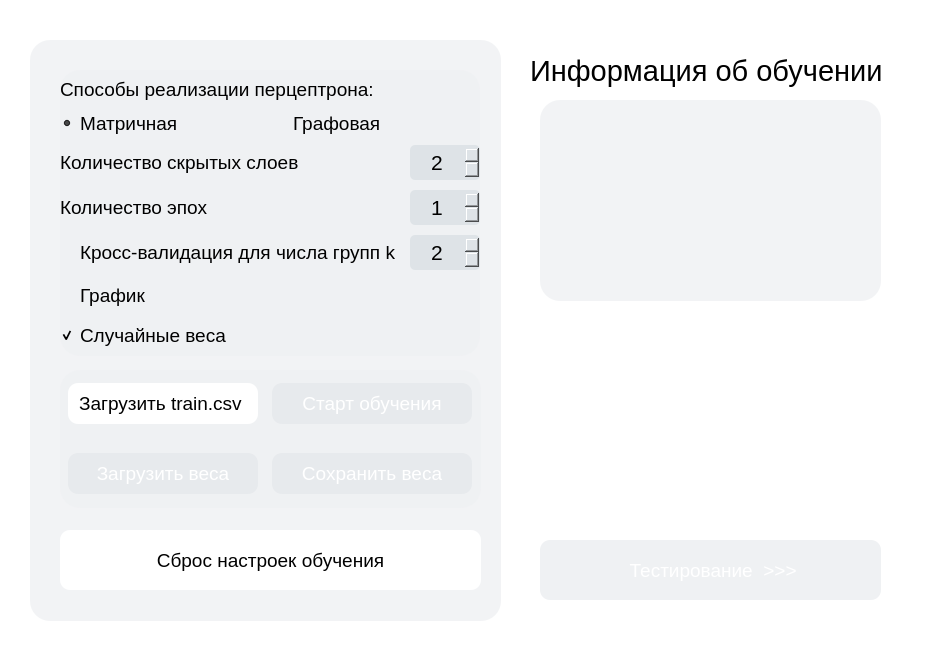
<?xml version="1.0" encoding="UTF-8"?>
<ui version="4.0">
 <class>LearningView</class>
 <widget class="QMainWindow" name="LearningView">
  <property name="enabled">
   <bool>true</bool>
  </property>
  <property name="geometry">
   <rect>
    <x>0</x>
    <y>0</y>
    <width>932</width>
    <height>664</height>
   </rect>
  </property>
  <property name="windowTitle">
   <string>MLP</string>
  </property>
  <property name="styleSheet">
   <string notr="true">background-color: white;</string>
  </property>
  <widget class="QWidget" name="centralwidget">
   <widget class="QWidget" name="widget_2" native="true">
    <property name="geometry">
     <rect>
      <x>30</x>
      <y>40</y>
      <width>471</width>
      <height>581</height>
     </rect>
    </property>
    <property name="styleSheet">
     <string notr="true">border-radius: 20px;
color: black;
background-color: rgba(239, 240, 242, 0.8);
/*background-color: rgba(221, 222, 222, 0.2);*/</string>
    </property>
    <widget class="QWidget" name="gridLayoutWidget">
     <property name="geometry">
      <rect>
       <x>30</x>
       <y>30</y>
       <width>420</width>
       <height>286</height>
      </rect>
     </property>
     <layout class="QGridLayout" name="gridLayout">
      <property name="sizeConstraint">
       <enum>QLayout::SetDefaultConstraint</enum>
      </property>
      <item row="1" column="1">
       <widget class="QSpinBox" name="hiddenLayers">
        <property name="enabled">
         <bool>true</bool>
        </property>
        <property name="minimumSize">
         <size>
          <width>70</width>
          <height>35</height>
         </size>
        </property>
        <property name="maximumSize">
         <size>
          <width>70</width>
          <height>35</height>
         </size>
        </property>
        <property name="font">
         <font>
          <pointsize>16</pointsize>
         </font>
        </property>
        <property name="styleSheet">
         <string notr="true">background-color: rgb(222, 227, 231);
border-radius: 5px;</string>
        </property>
        <property name="alignment">
         <set>Qt::AlignCenter</set>
        </property>
        <property name="minimum">
         <number>2</number>
        </property>
        <property name="maximum">
         <number>5</number>
        </property>
       </widget>
      </item>
      <item row="1" column="0">
       <widget class="QLabel" name="label_2">
        <property name="minimumSize">
         <size>
          <width>31</width>
          <height>31</height>
         </size>
        </property>
        <property name="maximumSize">
         <size>
          <width>16777215</width>
          <height>50</height>
         </size>
        </property>
        <property name="font">
         <font>
          <pointsize>14</pointsize>
         </font>
        </property>
        <property name="styleSheet">
         <string notr="true">background-color: transparent;</string>
        </property>
        <property name="text">
         <string>Количество скрытых слоев</string>
        </property>
       </widget>
      </item>
      <item row="0" column="0" colspan="2">
       <layout class="QGridLayout" name="gridLayout_2">
        <property name="sizeConstraint">
         <enum>QLayout::SetNoConstraint</enum>
        </property>
        <property name="verticalSpacing">
         <number>6</number>
        </property>
        <item row="1" column="0">
         <widget class="QRadioButton" name="matrixMethod">
          <property name="enabled">
           <bool>true</bool>
          </property>
          <property name="font">
           <font>
            <pointsize>14</pointsize>
           </font>
          </property>
          <property name="cursor">
           <cursorShape>PointingHandCursor</cursorShape>
          </property>
          <property name="styleSheet">
           <string notr="true">background-color: transparent;</string>
          </property>
          <property name="text">
           <string>Матричная</string>
          </property>
          <property name="checked">
           <bool>true</bool>
          </property>
         </widget>
        </item>
        <item row="1" column="1">
         <widget class="QRadioButton" name="graphMethod">
          <property name="enabled">
           <bool>true</bool>
          </property>
          <property name="font">
           <font>
            <pointsize>14</pointsize>
           </font>
          </property>
          <property name="cursor">
           <cursorShape>PointingHandCursor</cursorShape>
          </property>
          <property name="styleSheet">
           <string notr="true">background-color: transparent;</string>
          </property>
          <property name="text">
           <string>Графовая</string>
          </property>
         </widget>
        </item>
        <item row="0" column="0" colspan="2">
         <widget class="QLabel" name="realization">
          <property name="maximumSize">
           <size>
            <width>350</width>
            <height>31</height>
           </size>
          </property>
          <property name="font">
           <font>
            <pointsize>14</pointsize>
           </font>
          </property>
          <property name="styleSheet">
           <string notr="true">background-color: transparent;</string>
          </property>
          <property name="text">
           <string>Способы реализации перцептрона:</string>
          </property>
         </widget>
        </item>
       </layout>
      </item>
      <item row="7" column="0" colspan="2">
       <widget class="QCheckBox" name="randomWeights">
        <property name="minimumSize">
         <size>
          <width>0</width>
          <height>30</height>
         </size>
        </property>
        <property name="font">
         <font>
          <pointsize>14</pointsize>
         </font>
        </property>
        <property name="cursor">
         <cursorShape>PointingHandCursor</cursorShape>
        </property>
        <property name="styleSheet">
         <string notr="true">background-color: transparent;</string>
        </property>
        <property name="text">
         <string>Случайные веса</string>
        </property>
        <property name="checkable">
         <bool>true</bool>
        </property>
        <property name="checked">
         <bool>true</bool>
        </property>
       </widget>
      </item>
      <item row="3" column="0">
       <layout class="QVBoxLayout" name="verticalLayout">
        <item>
         <widget class="QCheckBox" name="crossValid">
          <property name="enabled">
           <bool>true</bool>
          </property>
          <property name="minimumSize">
           <size>
            <width>0</width>
            <height>0</height>
           </size>
          </property>
          <property name="maximumSize">
           <size>
            <width>380</width>
            <height>30</height>
           </size>
          </property>
          <property name="font">
           <font>
            <pointsize>14</pointsize>
           </font>
          </property>
          <property name="cursor">
           <cursorShape>PointingHandCursor</cursorShape>
          </property>
          <property name="styleSheet">
           <string notr="true">background-color: transparent;</string>
          </property>
          <property name="text">
           <string>Кросс-валидация для числа групп k  </string>
          </property>
         </widget>
        </item>
       </layout>
      </item>
      <item row="4" column="0" colspan="2">
       <widget class="QCheckBox" name="checkGraph">
        <property name="enabled">
         <bool>true</bool>
        </property>
        <property name="minimumSize">
         <size>
          <width>381</width>
          <height>30</height>
         </size>
        </property>
        <property name="maximumSize">
         <size>
          <width>381</width>
          <height>30</height>
         </size>
        </property>
        <property name="font">
         <font>
          <pointsize>14</pointsize>
         </font>
        </property>
        <property name="cursor">
         <cursorShape>PointingHandCursor</cursorShape>
        </property>
        <property name="styleSheet">
         <string notr="true">background-color: transparent;</string>
        </property>
        <property name="text">
         <string>График</string>
        </property>
       </widget>
      </item>
      <item row="2" column="0">
       <widget class="QLabel" name="label_3">
        <property name="enabled">
         <bool>true</bool>
        </property>
        <property name="maximumSize">
         <size>
          <width>16777215</width>
          <height>31</height>
         </size>
        </property>
        <property name="font">
         <font>
          <pointsize>14</pointsize>
         </font>
        </property>
        <property name="styleSheet">
         <string notr="true">background-color: transparent;</string>
        </property>
        <property name="text">
         <string>Количество эпох</string>
        </property>
       </widget>
      </item>
      <item row="2" column="1">
       <widget class="QSpinBox" name="countEpochs">
        <property name="enabled">
         <bool>true</bool>
        </property>
        <property name="minimumSize">
         <size>
          <width>70</width>
          <height>35</height>
         </size>
        </property>
        <property name="maximumSize">
         <size>
          <width>70</width>
          <height>35</height>
         </size>
        </property>
        <property name="font">
         <font>
          <pointsize>16</pointsize>
         </font>
        </property>
        <property name="styleSheet">
         <string notr="true">background-color: rgb(222, 227, 231);
border-radius: 5px;</string>
        </property>
        <property name="alignment">
         <set>Qt::AlignCenter</set>
        </property>
        <property name="minimum">
         <number>1</number>
        </property>
       </widget>
      </item>
      <item row="3" column="1">
       <widget class="QSpinBox" name="countGroups">
        <property name="enabled">
         <bool>true</bool>
        </property>
        <property name="minimumSize">
         <size>
          <width>70</width>
          <height>35</height>
         </size>
        </property>
        <property name="maximumSize">
         <size>
          <width>70</width>
          <height>35</height>
         </size>
        </property>
        <property name="font">
         <font>
          <pointsize>16</pointsize>
         </font>
        </property>
        <property name="styleSheet">
         <string notr="true">background-color: rgb(222, 227, 231);
border-radius: 5px;</string>
        </property>
        <property name="alignment">
         <set>Qt::AlignCenter</set>
        </property>
        <property name="minimum">
         <number>2</number>
        </property>
        <property name="maximum">
         <number>100</number>
        </property>
       </widget>
      </item>
     </layout>
    </widget>
    <widget class="QWidget" name="gridLayoutWidget_2">
     <property name="geometry">
      <rect>
       <x>30</x>
       <y>330</y>
       <width>421</width>
       <height>138</height>
      </rect>
     </property>
     <layout class="QGridLayout" name="gridLayout_3">
      <item row="0" column="1">
       <widget class="QPushButton" name="startTraining">
        <property name="enabled">
         <bool>false</bool>
        </property>
        <property name="minimumSize">
         <size>
          <width>200</width>
          <height>61</height>
         </size>
        </property>
        <property name="maximumSize">
         <size>
          <width>190</width>
          <height>61</height>
         </size>
        </property>
        <property name="font">
         <font>
          <pointsize>14</pointsize>
          <bold>false</bold>
         </font>
        </property>
        <property name="cursor">
         <cursorShape>PointingHandCursor</cursorShape>
        </property>
        <property name="styleSheet">
         <string notr="true">border-radius: 10px;
background-color: rgba(222, 227, 231, 0.5);
color: white;
margin: 10px 0;</string>
        </property>
        <property name="text">
         <string>Старт обучения</string>
        </property>
       </widget>
      </item>
      <item row="0" column="0">
       <widget class="QPushButton" name="downloadTrain">
        <property name="minimumSize">
         <size>
          <width>180</width>
          <height>61</height>
         </size>
        </property>
        <property name="maximumSize">
         <size>
          <width>190</width>
          <height>61</height>
         </size>
        </property>
        <property name="font">
         <font>
          <pointsize>14</pointsize>
          <bold>false</bold>
         </font>
        </property>
        <property name="cursor">
         <cursorShape>PointingHandCursor</cursorShape>
        </property>
        <property name="focusPolicy">
         <enum>Qt::NoFocus</enum>
        </property>
        <property name="acceptDrops">
         <bool>false</bool>
        </property>
        <property name="styleSheet">
         <string notr="true">QPushButton {
border-radius: 10px;
background-color: white;
color: black;
margin: 10px 0;
}

QPushButton:hover {
background-color: black;
color: white;
}</string>
        </property>
        <property name="text">
         <string>Загрузить train.сsv </string>
        </property>
       </widget>
      </item>
      <item row="1" column="0">
       <widget class="QPushButton" name="downloadLearnWeight">
        <property name="enabled">
         <bool>false</bool>
        </property>
        <property name="minimumSize">
         <size>
          <width>171</width>
          <height>61</height>
         </size>
        </property>
        <property name="maximumSize">
         <size>
          <width>190</width>
          <height>61</height>
         </size>
        </property>
        <property name="font">
         <font>
          <pointsize>14</pointsize>
          <bold>false</bold>
         </font>
        </property>
        <property name="cursor">
         <cursorShape>PointingHandCursor</cursorShape>
        </property>
        <property name="styleSheet">
         <string notr="true">border-radius: 10px;
background-color: rgba(222, 227, 231, 0.5);
color: white;
margin: 10px 0;</string>
        </property>
        <property name="text">
         <string>Загрузить веса</string>
        </property>
       </widget>
      </item>
      <item row="1" column="1">
       <widget class="QPushButton" name="saveWeight">
        <property name="enabled">
         <bool>false</bool>
        </property>
        <property name="minimumSize">
         <size>
          <width>200</width>
          <height>61</height>
         </size>
        </property>
        <property name="maximumSize">
         <size>
          <width>190</width>
          <height>61</height>
         </size>
        </property>
        <property name="font">
         <font>
          <pointsize>14</pointsize>
          <bold>false</bold>
         </font>
        </property>
        <property name="cursor">
         <cursorShape>PointingHandCursor</cursorShape>
        </property>
        <property name="styleSheet">
         <string notr="true">border-radius: 10px;
background-color: rgba(222, 227, 231, 0.5);
color: white;
margin: 10px 0;</string>
        </property>
        <property name="text">
         <string>Сохранить веса</string>
        </property>
       </widget>
      </item>
     </layout>
    </widget>
    <widget class="QPushButton" name="reset">
     <property name="enabled">
      <bool>true</bool>
     </property>
     <property name="geometry">
      <rect>
       <x>30</x>
       <y>490</y>
       <width>421</width>
       <height>60</height>
      </rect>
     </property>
     <property name="minimumSize">
      <size>
       <width>100</width>
       <height>40</height>
      </size>
     </property>
     <property name="maximumSize">
      <size>
       <width>500</width>
       <height>60</height>
      </size>
     </property>
     <property name="font">
      <font>
       <pointsize>14</pointsize>
       <bold>false</bold>
      </font>
     </property>
     <property name="cursor">
      <cursorShape>PointingHandCursor</cursorShape>
     </property>
     <property name="focusPolicy">
      <enum>Qt::NoFocus</enum>
     </property>
     <property name="acceptDrops">
      <bool>false</bool>
     </property>
     <property name="styleSheet">
      <string notr="true">QPushButton {
border-radius: 10px;
background-color: white;
color: black;
}

QPushButton:hover {
background-color: black;
color: white;
}</string>
     </property>
     <property name="text">
      <string>Сброс настроек обучения</string>
     </property>
    </widget>
   </widget>
   <widget class="QLabel" name="learnTitle">
    <property name="geometry">
     <rect>
      <x>530</x>
      <y>50</y>
      <width>371</width>
      <height>41</height>
     </rect>
    </property>
    <property name="minimumSize">
     <size>
      <width>31</width>
      <height>31</height>
     </size>
    </property>
    <property name="maximumSize">
     <size>
      <width>16777215</width>
      <height>50</height>
     </size>
    </property>
    <property name="font">
     <font>
      <pointsize>22</pointsize>
     </font>
    </property>
    <property name="styleSheet">
     <string notr="true">background-color: transparent;
color: black;</string>
    </property>
    <property name="text">
     <string>Информация об обучении</string>
    </property>
   </widget>
   <widget class="QTextEdit" name="learnInfo">
    <property name="geometry">
     <rect>
      <x>540</x>
      <y>100</y>
      <width>341</width>
      <height>201</height>
     </rect>
    </property>
    <property name="font">
     <font>
      <pointsize>14</pointsize>
     </font>
    </property>
    <property name="styleSheet">
     <string notr="true">/*border: 1px solid rgb(128, 128, 128);*/
border-radius: 20px;
background-color: rgba(239, 240, 242, 0.8);
padding: 20px;</string>
    </property>
    <property name="readOnly">
     <bool>true</bool>
    </property>
   </widget>
   <widget class="QCustomPlot" name="CustomPlot" native="true">
    <property name="geometry">
     <rect>
      <x>540</x>
      <y>310</y>
      <width>341</width>
      <height>221</height>
     </rect>
    </property>
   </widget>
   <widget class="QPushButton" name="startTesting">
    <property name="enabled">
     <bool>false</bool>
    </property>
    <property name="geometry">
     <rect>
      <x>540</x>
      <y>540</y>
      <width>341</width>
      <height>60</height>
     </rect>
    </property>
    <property name="minimumSize">
     <size>
      <width>100</width>
      <height>60</height>
     </size>
    </property>
    <property name="maximumSize">
     <size>
      <width>500</width>
      <height>60</height>
     </size>
    </property>
    <property name="font">
     <font>
      <pointsize>14</pointsize>
      <bold>false</bold>
     </font>
    </property>
    <property name="cursor">
     <cursorShape>PointingHandCursor</cursorShape>
    </property>
    <property name="focusPolicy">
     <enum>Qt::NoFocus</enum>
    </property>
    <property name="acceptDrops">
     <bool>false</bool>
    </property>
    <property name="styleSheet">
     <string notr="true">border-radius: 10px;

background-color: rgba(222, 227, 231, 0.5);
color: white;</string>
    </property>
    <property name="text">
     <string> Тестирование  &gt;&gt;&gt;</string>
    </property>
   </widget>
  </widget>
 </widget>
 <customwidgets>
  <customwidget>
   <class>QCustomPlot</class>
   <extends>QWidget</extends>
   <header>./view/qcustomplot.h</header>
   <container>1</container>
  </customwidget>
 </customwidgets>
 <resources/>
 <connections/>
</ui>
